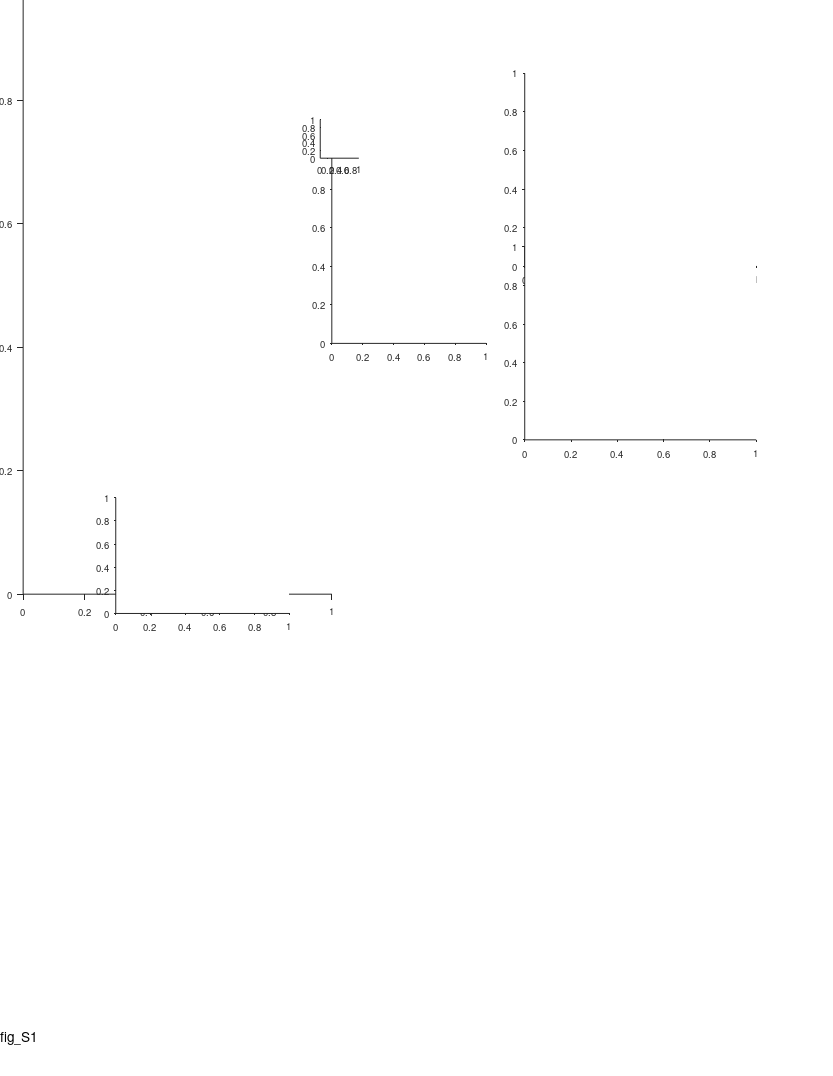

The MATLAB source for this figure: (Note: this script raises an error after producing the figure.)
%% Large Scale - fig. supp - functional anatomy

%%
clear 
clc

%% define output files
res_dir = 'L:\paper_figures';
mkdir(res_dir)
fig_name_str = 'fig_S1';
fig_caption_str = 'Functional anatomy';
log_name_str = [fig_name_str '_log_file' '.txt'];
log_name_str = strrep(log_name_str , ':', '-');
log_name_str = strrep(log_name_str , ' ', '_');
log_name_out = fullfile(res_dir, log_name_str);

%% open log file
diary off
diary(log_name_out)
diary on
disp('Log file');
disp(['created: ', datestr(clock)]);
disp('======================================================');
disp([fig_name_str ':' fig_caption_str]);
disp('======================================================');
disp('');

%% create figure
% =========================================================================
% figure_size_cm = [21.0 29.7]; % ~A4
figure_size_cm = [21.6 27.9]; % ~US letter
figure ;
% Some WYSIWYG options:
set(gcf,'DefaultAxesFontSize',7);
set(gcf,'DefaultAxesFontName','helvetica');
set(gcf,'DefaultAxesUnits','centimeters');
set(gcf,'PaperType','usletter')
% set(gcf,'PaperType','<custom>');
set(gcf,'PaperUnits','centimeters','PaperPosition',[0 0 figure_size_cm]);
set(gcf,'PaperOrientation','portrait');
set(gcf,'Units','centimeters','Position',get(gcf,'paperPosition')+[0 0 0 0]); % position on screen...
set(gcf, 'Renderer', 'painters');
set(groot, 'defaultAxesTickDir', 'out');
set(groot,  'defaultAxesTickDirMode', 'manual');
annotation('textbox', [0.5 1 0 0], 'String',fig_name_str, 'HorizontalAlignment','center','Interpreter','none', 'FitBoxToText','on');
pause(0.2); % workaround to solve matlab automatically changing the axes positions...

% create panels
panel_CDE_size = [4.5 3];
panel_A(1) = axes('position', [ 0.6 12.5 8 16]);
panel_B(1) = axes('position', [ 8.6 19 4 5]);
panel_B(2) = axes('position', [13.6 21 6 5]);
panel_B(3) = axes('position', [13.6 16.5 6 5]);
panel_C(1) = axes('position', [3 12   panel_CDE_size]);
% panel_C(2) = axes('position', [9 12   panel_CDE_size]);
% panel_D(1) = axes('position', [3  7.5 panel_CDE_size]);
% panel_D(2) = axes('position', [9  7.5 panel_CDE_size]);
% panel_E(1) = axes('position', [3  3   panel_CDE_size]);
% panel_E(2) = axes('position', [9  3   panel_CDE_size]);
panel_legend = axes('position', [8.3 23.8 1 1]);


%% bat ID-num map
bat_ID_num_map = containers.Map([34 79 148 2289 9861],...
                                 1:5);
                             
%% prepare 3D data for panel A
% load('L:\TTs_position\plot_3D_surf_CA1\atlas_coordinates_Tamir_Nov2019.mat')
load('L:\TTs_position\plot_3D_surf_CA1\atlas_coordinates_Tamir_Sep2020.mat')
load('L:\TTs_position\plot_3D_surf_CA1\CA1_3D_struct.mat')

X = CA1_3D_struct.x;
Y = CA1_3D_struct.y;
Z = CA1_3D_struct.z;

TT_x = [atlas_coordinates_Tamir(:).rel_AP_position]/1000; %mm
TT_y = [atlas_coordinates_Tamir(:).ML_position]/1000;
TT_z = -[atlas_coordinates_Tamir(:).DV_position]/1000;

TT_xyz = [TT_x' TT_y' TT_z'];
ALL_fitted_points = [X(:) Y(:) Z(:)];

TT_xyz_tensor = repmat(TT_xyz,1,1,length(ALL_fitted_points(:,1)));
TT_xyz_tensor = shiftdim(TT_xyz_tensor,1); %3xNxN_tt

fitted_tensor = repmat(ALL_fitted_points',1,1,length(TT_x)); %3xNxN_tt

%find closest point on fitted_tensor surface to each of the TTs positions:
norma_TT_to_curve_XY = shiftdim(sqrt(sum((fitted_tensor - TT_xyz_tensor).^2,1))); %NxN_tt
[~, ind] = min(norma_TT_to_curve_XY,[],1);
TT_z_new = ALL_fitted_points(ind,3)+0.050;%so the points will be above the surface

%% panel A - 3D plot of hippocampus CA1 region + TT tracks
axes(panel_A);
cla
hold on
text(0.15,0.955, 'A', 'Units','normalized','FontWeight','bold');

long_axis = linspace(100,0,size(X,1))';
s = surf(X,Y,Z, repmat(long_axis,1,size(X,2)));
% s = surf(X/1000,Y/1000,Z/1000); %DV colormap
set(gca, 'xtick',0:1:4,'ytick', 0:1:6, 'ztick',-10:1:-4);
s.FaceAlpha = 0.6;
s.EdgeColor = 'none';
light(gca,'position',[-0.5,-0.05,0.8],'style','infinite');
% s.FaceLighting = 'gouraud';
xlabel('AP (\mum)'); ylabel('ML (\mum)'); zlabel('DV (\mum)');
hold on;
axis equal
% TT tracks
% scatter3(TT_x, TT_y, TT_z_new, 10, 'k', 'filled');
plot3(repmat(TT_x,2,1), repmat(TT_y,2,1), [TT_z_new'; TT_z_new'+5], '-k', 'LineWidth',1);

grid on
grid off
axis off
view([-60 16])
ha = gca;
ha.XLim = [-0.5 4.5];
ha.YLim = [0.5 7.25];
ha.ZLim = [-11 -2];

% add x/y/z scale bar
scale_bar_center = [2,3,-7];
scale_bar_length = [-1 1];
line(scale_bar_center(1)+scale_bar_length,scale_bar_center(2)+[0 0],scale_bar_center(3)+[0 0],'Color','k','LineWidth',1.5);
line(scale_bar_center(1)+[0 0],scale_bar_center(2)+scale_bar_length,scale_bar_center(3)+[0 0],'Color','k','LineWidth',1.5);
line(scale_bar_center(1)+[0 0],scale_bar_center(2)+[0 0],scale_bar_center(3)+scale_bar_length,'Color','k','LineWidth',1.5);

text([0.7 3.5],[3 3.05],[-7 -7], {'A';'P'}, 'FontWeight','bold','FontSize',10,'HorizontalAlignment','center', 'VerticalAlignment','middle');
text([2 2],[1.7 4.25],[-7 -7], {'M';'L'}, 'FontWeight','bold','FontSize',10,'HorizontalAlignment','center', 'VerticalAlignment','middle');
text([2 2],[3 3],[-8.23 -5.7], {'V';'D'}, 'FontWeight','bold','FontSize',10,'HorizontalAlignment','center', 'VerticalAlignment','middle');

text(1,1.5,-5,    {'Septal';'pole'}, 'FontSize',8,'HorizontalAlignment','left');
text(1,2.3,-10.3, {'Temporal';'pole'}, 'FontSize',8,'HorizontalAlignment','left');
text(1,4,-1.4,       {'Recording';'locations'}, 'FontSize',8,'HorizontalAlignment','left');

% add colorbar
POSf = ds2nfu(panel_A(1), [0 0 0 0]);
POSf([1 2]) = POSf([1 2]) + [0.05 0.1];
POSf([3 4]) = [0.01 0.10];
% colorbar_ax_pos = [panel_A(1).Position(1:2)+[panel_A(1).Position(3) 1] 0.7 3];
c=colorbar('location','EastOutside', 'position', POSf);
c.Ticks = [0,100];
c.TickLabels = {'100 ','0'};
c.Label.String = 'Longitudinal axis (%)';
c.Label.FontSize = 8;

colormap cool


%% load population data
% =========================================================================
prm = PARAMS_GetAll();
cells_t = DS_get_cells_summary();
bats = [79,148,2289,9861];
cells_t(~ismember(cells_t.bat, bats ),:) = [];
cells = cellfun(@(c)(cell_load_data(c,'details')), cells_t.cell_ID, 'UniformOutput',0);
cells = [cells{:}];
cells = [cells.details];
cells(~contains({cells.brain_area}, 'CA1')) = [];
cells(~ismember([cells.ClusterQuality], [2])) = [];
cells = cellfun(@(c)(cell_load_data(c,'details','meanFR')), {cells.cell_ID}, 'UniformOutput',0);
cells = [cells{:}];
cells_details = [cells.details];
cells_ID = {cells_details.cell_ID};
meanFR = [cells.meanFR];
cells_ID([meanFR.all]>prm.inclusion.interneuron_FR_thr)=[];
clear cells stats cells_details cells_t
cells = cellfun(@(c)(cell_load_data(c,'details','stats','meanFR','stats','inclusion','signif','fields','FR_map')), cells_ID, 'UniformOutput',0);
cells = [cells{:}];
whos cells

% load('L:\TTs_position\atlas_coordinates_Tamir_sep2019.mat');
% load('L:\TTs_position\Prox2dist_curve.mat');
% load('L:\TTs_position\atlas_coordinates_Tamir_Nov2019.mat');
load('L:\TTs_position\atlas_coordinates_Tamir_Sep2020.mat');
atlas_coordinates = struct2table(atlas_coordinates_Tamir);

%% get population stats
pop_stats = cat(1,cells.stats);
pop_stats_dir = cat(1,pop_stats.dir);
pop_signif = cat(1,cells.signif);
pop_signif_TF = arrayfun(@(x)(x.TF), pop_signif);
signif_both_dir_IX = all(pop_signif_TF,2);
signif_at_least_one_dir_IX = any(pop_signif_TF,2);
pop_details = cat(1,cells.details);
pop_bat_number = [pop_details.bat];
color_by_bat = 1;
if color_by_bat 
    pop_bat_color = arrayfun(@(x)(prm.graphics.colors.bats(x)),pop_bat_number,'UniformOutput',0);
else
    pop_bat_color = arrayfun(@(x)([0 0 0]),pop_bat_number,'UniformOutput',0);
end

%% panel B - plot TT positions (only with signif cells!)
axes(panel_B(1));
cla
hold on
text(-0.25,1.24, 'B', 'Units','normalized','FontWeight','bold');

axis ij
axis xy

cells_signif = pop_details(signif_at_least_one_dir_IX);
cells_signif_color = {pop_bat_color{signif_at_least_one_dir_IX}};
[C,IA,IC] = unique({cells_signif.TT_ID});
TT_pos_PD = cat(1,cells_signif(IA).TT_pos_proximodistal_prc);
TT_pos_Long = cat(1,cells_signif(IA).TT_pos_longitudinal_prc);
TT_pos_color = cat(1,cells_signif_color{IA});
scatter(TT_pos_PD*100, TT_pos_Long*100, 5, TT_pos_color);

xlim([0 100])
ylim([15 22]);
xlabel('Proximo-distal axis (%)','Units','normalized','Position',[0.5 -0.1]);
ylabel('Longitudinal axis (%)','Units','normalized','Position',[-0.15 0.5]);
hax=gca;
hax.XRuler.TickLabelGapOffset = 1;

%% draw lines from points to histology slides
slide_examples_TT = {
'bat_0148_TT1';
'bat_9861_TT3';
};
slide_examples_TT_pos = [];
for ii_TT = 1:length(slide_examples_TT)
    TT_IX = find(contains({atlas_coordinates_Tamir.name}, slide_examples_TT{ii_TT}));
    TT_pos_details = atlas_coordinates_Tamir(TT_IX);
    slide_examples_TT_pos(ii_TT,:) = [TT_pos_details.proximo_distal_TT_precentage TT_pos_details.longitudinal_TT_precentage];
end
slide_examples_TT_pos = slide_examples_TT_pos .* 100; % change to percentage

xa = slide_examples_TT_pos(:,1);
ya = slide_examples_TT_pos(:,2);
axes(panel_B(1));
[xaf,yaf] = ds2nfu(xa,ya);
xaf = xaf + 0.003;
yaf = yaf + [1; -1].*0.0015;
% annotation('line', xaf, yaf)
% plot(xa,ya)
annotation('line', [xaf(1) 0.64], [yaf(1) 0.89]);
annotation('line', [xaf(2) 0.64], [yaf(2) 0.71]);

%% legend panel
axes(panel_legend);
cla
hold on
prm = PARAMS_GetAll();
bats_colors = prm.graphics.colors.bats;
for ii_bat = 1:length(bats)
    bat_num = bats(ii_bat);
    c = bats_colors(bat_num);
    scatter(1,ii_bat,9,c);
    text(1+0.25, ii_bat, sprintf('Bat %d',bat_ID_num_map(bat_num)), 'FontSize',7,'HorizontalAlignment','Left');
end
xlim([0 1]);
ylim([1 length(bats)]);
hax=gca;
hax.YDir = 'reverse';
set(gca,'Visible','off');


%% histology slice example
axes(panel_B(2));
cla
hold on
histology_slice_example_file = 'L:\resources\Histology\processed\Tamir_bat148_Sec16a_X4_after_WB.tif';
image = imread(histology_slice_example_file);
imshow(image);
% add arrow to indicate the track/lesion
harr = annotation('arrow', [0 1],[0 1]);
hax = gca;
harr.Parent = hax;
harr.X = 870 + [0 6];
harr.Y = 350 + [9 0];
harr.LineStyle = 'none';
harr.HeadLength = 7;
harr.HeadWidth = 7;
harr.Color = [1 0 0];
xlim([324 1795]);
ylim([ 67 1116]);
hax.DataAspectRatio(:) = 1;
% add CA1 border lines
plot([1588 1484],[347 539], 'k-', 'LineWidth',0.7); % border correction by nachum
% plot([686 763],[480 550], 'k-', 'LineWidth',0.7);
plot([590 760],[525 570], 'k-', 'LineWidth',0.7); % border correction by nachum
text(1000,222,'CA1','FontSize',8,'FontWeight','bold')
% add scale bar
scale_bar_mm = 1;
pixel2mm = 2.325e-3;
scale_bar_pixels = scale_bar_mm / pixel2mm ;
xa = hax.XLim(1) + [0 scale_bar_pixels];
ya = hax.YLim([1 1]);
[xaf,yaf] = ds2nfu(xa,ya);
% yaf = yaf + 0.016;
hl=annotation('line',xaf,yaf);
hl.LineWidth = 2;
hl.Color = 'k';
% h=annotation('textbox',[xaf(2)+0.001 yaf(1) 0 0], 'String',sprintf('%dmm',scale_bar_mm), 'FitBoxToText','on', 'LineStyle','none');
text(550, 1193, sprintf('%dmm',scale_bar_mm), 'HorizontalAlignment','center', 'VerticalAlignment','middle','FontSize',8);

axes(panel_B(3));
cla
hold on
histology_slice_example_file = 'L:\resources\Histology\processed\Tamir_bat9861_Sec15a_X4_after_WB.tif';
image = imread(histology_slice_example_file);
imshow(image);
% add arrow to indicate the track/lesion
harr = annotation('arrow', [0 1],[0 1]);
hax = gca;
harr.Parent = hax;
harr.X = 920 + [0 11];
harr.Y = 260 + [9 0];
harr.LineStyle = 'none';
harr.HeadLength = 7;
harr.HeadWidth = 7;
harr.Color = [1 0 0];
xlim([80 1934])
ylim([30 1188])
hax.DataAspectRatio(:) = 1;
% add CA1 border lines
% plot([1640 1543],[234 430], 'k-', 'LineWidth',0.7);
plot([1635 1505],[192 437], 'k-', 'LineWidth',0.7); % border correction by nachum
% plot([476 557],[457 580], 'k-', 'LineWidth',0.7);
% plot([370 525],[535 592], 'k-', 'LineWidth',0.7); % border correction by nachum
plot([336 550],[524 602], 'k-', 'LineWidth',0.7); % border correction by nachum - another correction
text(1000,130,'CA1','FontSize',8,'FontWeight','bold')
% add scale bar
scale_bar_mm = 1;
pixel2mm = 2.325e-3;
scale_bar_pixels = scale_bar_mm / pixel2mm ;
xa = hax.XLim(1) + [0 scale_bar_pixels];
ya = hax.YLim([1 1]);
[xaf,yaf] = ds2nfu(xa,ya);
% yaf = yaf + 0.025;
hl=annotation('line',xaf,yaf);
hl.LineWidth = 2;
hl.Color = 'k';
% annotation('textbox',[xaf(2)+0.001 yaf(1) 0.1 0.1], 'String',sprintf('%dmm',scale_bar_mm), 'FitBoxToText','on', 'LineStyle','none');
text(300, 1290, sprintf('%dmm',scale_bar_mm), 'HorizontalAlignment','center', 'VerticalAlignment','middle','FontSize',8);

%%
TT_pos_labels = {'Proximo-distal axis (%)';'Longitudinal axis (%)'};
TT_pos_limits = [0 100; 10 20];
scatter_jitter_std = [1 0.10];
%%
ii_pos_TT_opt=1;
axes(panel_C(ii_pos_TT_opt));
cla('reset')
hold on
text(-0.3,1.1, 'C', 'Units','normalized','FontWeight','bold');
cells_signif = pop_details(signif_at_least_one_dir_IX);
cells_signif_color = {pop_bat_color{signif_at_least_one_dir_IX}};
stats_signif = [pop_stats(signif_at_least_one_dir_IX).all];
x = cat(1,cells_signif.TT_pos_prc) .* 100;
y = [stats_signif.field_ratio_LS];
TT_pos_color = cat(1,cells_signif_color{:});
rng(0);
h=scatter(x(:,ii_pos_TT_opt)+scatter_jitter_std(ii_pos_TT_opt)*randn(size(x,1),1), y, 5, 'k');

[r,pval_r]     = corr(x(:,ii_pos_TT_opt),y','rows','pairwise','type','Pearson');
[rho,pval_rho] = corr(x(:,ii_pos_TT_opt),y','rows','pairwise','type','Spearman');
fprintf('field size ratio vs proximo-distal correlation (pearson): r=%.2f p=%.2f df=%d \n',r,pval_r,sum(~isnan(y))-2);
fprintf('field size ratio vs proximo-distal correlation (spearman): rho=%.2f p=%.2f df=%d \n',rho,pval_rho,sum(~isnan(y))-2);
% text(0.05,0.95, {sprintf('r = %.2f',r);sprintf('P = %.2f',pval_r)}, ...
%     'Units','normalized','HorizontalAlignment','left','VerticalAlignment','top','FontSize',7);
text(0.05,0.95, {sprintf('%s = %.2f','\rho',rho);sprintf('P = %.2f',pval_rho)}, ...
    'Units','normalized','HorizontalAlignment','left','VerticalAlignment','top','FontSize',7);

hax=gca;
hax.YScale = 'log';
hax.YTick = [1 2 3 5 10 15 20];
xlim(TT_pos_limits(ii_pos_TT_opt,:))
% ylim([0 15]);
xlabel(TT_pos_labels{ii_pos_TT_opt});
ylabel({'Field size ratio';'largest/smallest'},'Units','normalized','Position',[-0.13 0.5]);


%%
if 0
    
%% panels BCD labels
TT_pos_labels = {'Proximo-distal (%)';'Longitudinal (%)'};
TT_pos_limits = [0 100; 10 20];
scatter_jitter_std = [1 0.10];

%% panel C - plot L/S ratio vs. TT positions (proximo-distal or Longitudinal)
for ii_pos_TT_opt = 1:2
    axes(panel_C(ii_pos_TT_opt));
    cla
    hold on

    cells_signif = pop_details(signif_at_least_one_dir_IX);
    cells_signif_color = {pop_bat_color{signif_at_least_one_dir_IX}};
    stats_signif = [pop_stats(signif_at_least_one_dir_IX).all];
    x = cat(1,cells_signif.TT_pos_prc) .* 100;
    y = [stats_signif.field_ratio_LS];
    TT_pos_color = cat(1,cells_signif_color{:});
    rng(0);
    h=scatter(x(:,ii_pos_TT_opt)+scatter_jitter_std(ii_pos_TT_opt)*randn(size(x,1),1), y, 5, TT_pos_color);
    % h.Marker = 'x';
    % h.SizeData = 20;
    
    [r,pval_r]     = corr(x(:,ii_pos_TT_opt),y','rows','pairwise','type','Pearson');
    [rho,pval_rho] = corr(x(:,ii_pos_TT_opt),y','rows','pairwise','type','Spearman');
    text(0.05,0.95, {sprintf('r = %.2f',r);sprintf('P = %.2f',pval_r)}, ...
        'Units','normalized','HorizontalAlignment','left','VerticalAlignment','top','FontSize',7);
%     text(1,0.8, {sprintf('%s=%.2f','\rho',rho);sprintf('P=%.2f',pval_rho)}, ...
%         'Units','normalized','HorizontalAlignment','right','VerticalAlignment','top','FontSize',7);
    
    xlim(TT_pos_limits(ii_pos_TT_opt,:))
    ylim([0 15]);
    xlabel(TT_pos_labels{ii_pos_TT_opt});
    ylabel({'Field size ratio';'largest/smallest'},'Units','normalized','Position',[-0.1 0.5]);
end
axes(panel_C(1));
text(-0.25,1.1, 'C', 'Units','normalized','FontWeight','bold');

%% panel D - plot mean Field size vs. TT positions (proximo-distal or Longitudinal)
for ii_pos_TT_opt = 1:2
    axes(panel_D(ii_pos_TT_opt));
    cla
    hold on

    cells_signif = pop_details(signif_at_least_one_dir_IX);
    cells_signif_color = {pop_bat_color{signif_at_least_one_dir_IX}};
    stats_signif = [pop_stats(signif_at_least_one_dir_IX).all];
    x = cat(1,cells_signif.TT_pos_prc) .* 100;
    y = [stats_signif.field_size_mean];
    TT_pos_color = cat(1,cells_signif_color{:});
    rng(0);
    h=scatter(x(:,ii_pos_TT_opt)+scatter_jitter_std(ii_pos_TT_opt)*randn(size(x,1),1), y, 5, TT_pos_color);
    % h.Marker = 'x';
    % h.SizeData = 20;

    [r,pval_r]     = corr(x(:,ii_pos_TT_opt),y','rows','pairwise','type','Pearson');
    [rho,pval_rho] = corr(x(:,ii_pos_TT_opt),y','rows','pairwise','type','Spearman');
    text(0.05,1, {sprintf('r = %.2f',r);sprintf('P = %.2f',pval_r)}, ...
        'Units','normalized','HorizontalAlignment','left','VerticalAlignment','top','FontSize',7);
%     text(1,0.8, {sprintf('%s=%.2f','\rho',rho);sprintf('P=%.2f',pval_rho)}, ...
%         'Units','normalized','HorizontalAlignment','right','VerticalAlignment','top','FontSize',7);
    
    xlim(TT_pos_limits(ii_pos_TT_opt,:))
    ylim([0 20]);
    xlabel(TT_pos_labels{ii_pos_TT_opt});
    ylabel('Average field size (m)','Units','normalized','Position',[-0.1 0.5]);
end
axes(panel_D(1));
text(-0.25,1.1, 'D', 'Units','normalized','FontWeight','bold');


%% panel E - plot number of fields vs. TT positions (proximo-distal or Longitudinal)
for ii_pos_TT_opt = 1:2
    axes(panel_E(ii_pos_TT_opt));
    cla
    hold on

    cells_signif = pop_details(signif_at_least_one_dir_IX);
    cells_signif_color = {pop_bat_color{signif_at_least_one_dir_IX}};
    stats_signif = [pop_stats(signif_at_least_one_dir_IX).all];
    x = cat(1,cells_signif.TT_pos_prc) .* 100;
    y = [stats_signif.field_num];
    TT_pos_color = cat(1,cells_signif_color{:});
    rng(0);
    h=scatter(x(:,ii_pos_TT_opt)+scatter_jitter_std(ii_pos_TT_opt)*randn(size(x,1),1), y, 5, TT_pos_color);
    % h.Marker = 'x';
    % h.SizeData = 20;

    [r,pval_r]     = corr(x(:,ii_pos_TT_opt),y','rows','pairwise','type','Pearson');
    [rho,pval_rho] = corr(x(:,ii_pos_TT_opt),y','rows','pairwise','type','Spearman');
    text(0.05,1, {sprintf('r = %.2f',r);sprintf('P = %.2f',pval_r)}, ...
        'Units','normalized','HorizontalAlignment','left','VerticalAlignment','top','FontSize',7);
%     text(1,0.8, {sprintf('%s=%.2f','\rho',rho);sprintf('P=%.2f',pval_rho)}, ...
%         'Units','normalized','HorizontalAlignment','right','VerticalAlignment','top','FontSize',7);
    
    xlim(TT_pos_limits(ii_pos_TT_opt,:))
    ylim([0 40]);
    xlabel(TT_pos_labels{ii_pos_TT_opt});
    ylabel('No. of fields','Units','normalized','Position',[-0.1 0.5]);
end
axes(panel_E(1));
text(-0.25,1.1, 'E', 'Units','normalized','FontWeight','bold');

end
%%






%%


%% print/save the figure
fig_name_out = fullfile(res_dir, fig_name_str);
print(gcf, fig_name_out, '-dpdf', '-cmyk', '-painters');
% print(gcf, fig_name_out, '-dtiff', '-cmyk', '-painters');
% saveas(gcf , fig_name_out, 'fig');
disp('figure was successfully saved to pdf/tiff/fig formats');
